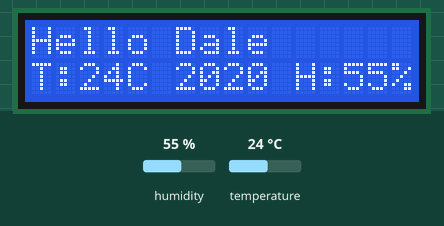
Simulated run of this sketch. Board: Arduino Uno, built with avr-gcc and run on an emulated ATmega328P. On the bench: 16×2 character LCD. The test bench sets the inputs (shaded band); at power-on: humidity 55 %, temperature 24 °C. What the sketch prints to the serial monitor is not drawn.

Above: at 1.2 s.
1.3 s: humidity set to 22 %
At 3.3 s:
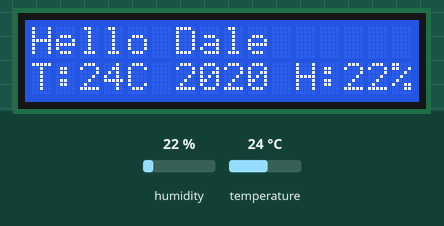
4.1 s: temperature set to 12 °C
At 5.4 s:
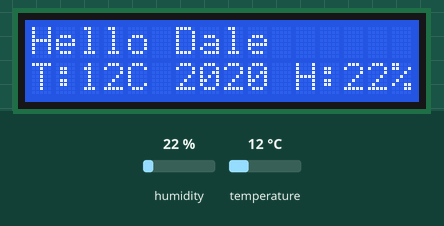
6.9 s: humidity set to 40 %
At 9.6 s:
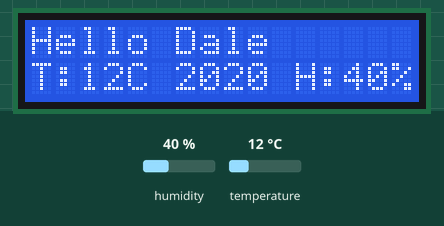
9.9 s: temperature set to 19 °C
At 11.7 s:
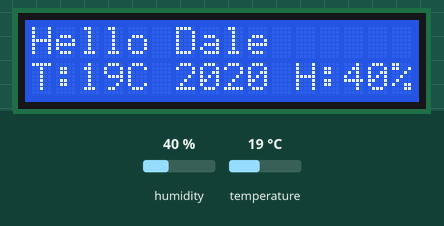
Timing chart, 0 to 13.2 s (numbered marks = the images above; inputs shaded):
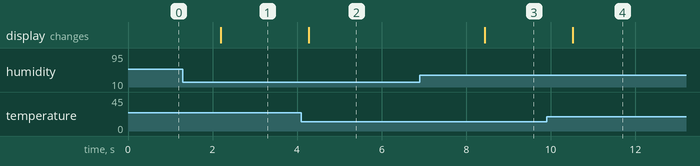

Measured:
- after the input at 1.3 s, the display: changes after 0.90 s (image 1)
- after the input at 4.1 s, the display: changes after 0.18 s (image 2)
- after the input at 6.9 s, the display: changes after 1.5 s (image 3)
- after the input at 9.9 s, the display: changes after 0.62 s (image 4)

The sketch:

temp_humidity.ino
```cpp
//Libraries
#include <DHT.h>;
//I2C LCD:
#include <LiquidCrystal_I2C.h>
#include <Wire.h>

LiquidCrystal_I2C lcd(0x27,16,2); // set the LCD address to 0x27 for a 16 chars and 2 line display

//Constants
#define DHTPIN 2     // what pin we're connected to
#define DHTTYPE DHT11   // DHT 11
DHT dht(DHTPIN, DHTTYPE); //// Initialize DHT sensor for normal 16mhz Arduino


int h;  //Stores humidity value
int t; //Stores temperature value

void setup()
{
    Serial.begin(9600);
    Serial.println("Dale's Temperature and Humidity Sensor Test");
    dht.begin();
    lcd.init(); //initialize the lcd
    lcd.backlight(); //open the backlight
}

void loop()
{
    //Read data and store it to variables h (humidity) and t (temperature)
    // Reading temperature or humidity takes about 250 milliseconds!
    h = dht.readHumidity();
    t = dht.readTemperature();

    //Print temp and humidity values to serial monitor
    Serial.print("Humidity: ");
    Serial.print(h);
    Serial.print(" %, Temp: ");
    Serial.print(t);
    Serial.println(" ° Celsius");

// set the cursor to (0,0):
// print from 0 to 9:

    lcd.setCursor(0, 0);
    lcd.print("Hello Dale");

    lcd.setCursor(0, 1);
    lcd.print("T:");
    lcd.print(t);
    lcd.print("C");

    lcd.setCursor(6, 1);
    lcd.println("2020 ");

    lcd.setCursor(11, 1);
    lcd.print("H:");
    lcd.print(h);
    lcd.print("%");

  delay(1000); //Delay 1 sec.
}
```
